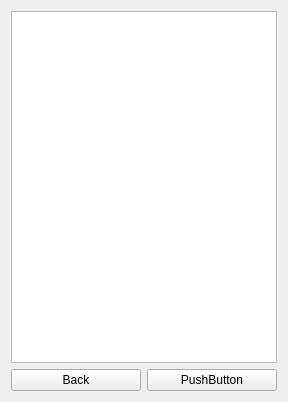
<?xml version="1.0" encoding="UTF-8"?>
<ui version="4.0">
 <class>leaderboard</class>
 <widget class="QWidget" name="leaderboard">
  <property name="geometry">
   <rect>
    <x>0</x>
    <y>0</y>
    <width>288</width>
    <height>402</height>
   </rect>
  </property>
  <property name="windowTitle">
   <string>Form</string>
  </property>
  <layout class="QGridLayout" name="gridLayout">
   <item row="0" column="0" colspan="2">
    <widget class="QTextEdit" name="leaderList"/>
   </item>
   <item row="1" column="0">
    <widget class="QPushButton" name="backButton">
     <property name="text">
      <string>Back</string>
     </property>
    </widget>
   </item>
   <item row="1" column="1">
    <widget class="QPushButton" name="updateButton">
     <property name="text">
      <string>PushButton</string>
     </property>
    </widget>
   </item>
  </layout>
 </widget>
 <resources/>
 <connections/>
</ui>
